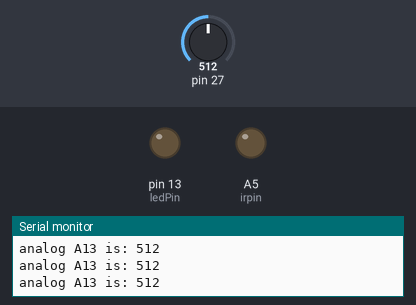
Bench run of a sketch on a simulated Teensy 4. Shown: output pins drawn as LEDs (lit = HIGH), the last lines printed to the serial monitor. The test bench sets the inputs (shaded band); at power-on: pin 27 = 512.

Above: at 0.7 s.
At 5.2 s:
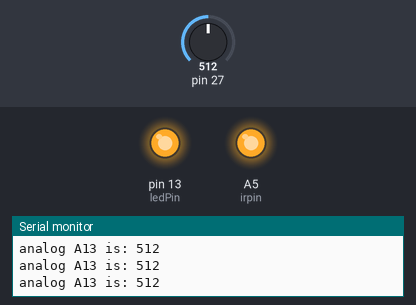
Timing chart, 0 to 6.9 s (numbered marks = the images above):
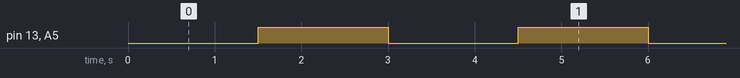

Measured:
- by itself, pin 13 (ledPin), A5 (irpin): alternates HIGH for 1.5 s and LOW for 1.5 s

The sketch:

irled_tests.ino
```cpp
// Create an IntervalTimer object
IntervalTimer myTimer;

const int ledPin = LED_BUILTIN;  // the pin with a LED
const int irpin = 19;  // the pin with a LED

void setup() {
  pinMode(ledPin, OUTPUT);
  pinMode(irpin, OUTPUT);
  Serial.begin(9600);
  myTimer.begin(blinkLED, 1500000);  // blinkLED to run every 0.15 seconds
}

// The interrupt will blink the LED, and keep
// track of how many times it has blinked.
int ledState = LOW;
volatile unsigned long blinkCount = 0; // use volatile for shared variables

// functions called by IntervalTimer should be short, run as quickly as
// possible, and should avoid calling other functions if possible.
void blinkLED() {
  if (ledState == LOW) {
    ledState = HIGH;
    blinkCount = blinkCount + 1;  // increase when LED turns on
  } else {
    ledState = LOW;
  }
  digitalWrite(ledPin, ledState);
  digitalWrite(irpin, ledState);
}

// The main program will print the blink count
// to the Arduino Serial Monitor
int val;

void loop() {

  // to read a variable which the interrupt code writes, we
  // must temporarily disable interrupts, to be sure it will
  // not change while we are reading.  To minimize the time
  // with interrupts off, just quickly make a copy, and then
  // use the copy while allowing the interrupt to keep working

  val = analogRead(A13);
  Serial.print("analog A13 is: ");
  Serial.println(val);
  delay(250);

}
```
